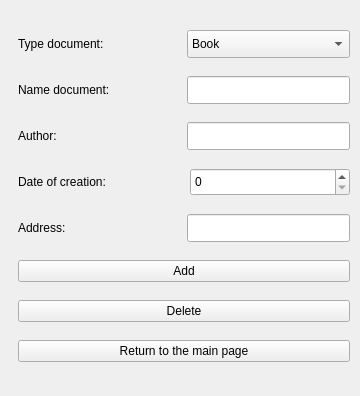
<?xml version="1.0" encoding="UTF-8"?>
<ui version="4.0">
 <class>MainWindow</class>
 <widget class="QMainWindow" name="MainWindow">
  <property name="geometry">
   <rect>
    <x>0</x>
    <y>0</y>
    <width>360</width>
    <height>396</height>
   </rect>
  </property>
  <property name="sizePolicy">
   <sizepolicy hsizetype="Fixed" vsizetype="Fixed">
    <horstretch>0</horstretch>
    <verstretch>0</verstretch>
   </sizepolicy>
  </property>
  <property name="minimumSize">
   <size>
    <width>360</width>
    <height>396</height>
   </size>
  </property>
  <property name="windowTitle">
   <string>Library</string>
  </property>
  <widget class="QWidget" name="centralwidget">
   <layout class="QVBoxLayout" name="verticalLayout_3">
    <item>
     <widget class="QStackedWidget" name="stackedWidget">
      <property name="enabled">
       <bool>true</bool>
      </property>
      <property name="minimumSize">
       <size>
        <width>350</width>
        <height>256</height>
       </size>
      </property>
      <property name="currentIndex">
       <number>1</number>
      </property>
      <widget class="QWidget" name="page">
       <layout class="QVBoxLayout" name="verticalLayout_2">
        <item>
         <layout class="QHBoxLayout" name="horizontalLayout">
          <item>
           <widget class="QLabel" name="label">
            <property name="text">
             <string>Type document:</string>
            </property>
           </widget>
          </item>
          <item>
           <widget class="QComboBox" name="cb_getType">
            <property name="minimumSize">
             <size>
              <width>160</width>
              <height>28</height>
             </size>
            </property>
            <item>
             <property name="text">
              <string>All types</string>
             </property>
            </item>
            <item>
             <property name="text">
              <string>Book</string>
             </property>
            </item>
            <item>
             <property name="text">
              <string>Abstract</string>
             </property>
            </item>
            <item>
             <property name="text">
              <string>Newspaper</string>
             </property>
            </item>
            <item>
             <property name="text">
              <string>Magazine</string>
             </property>
            </item>
            <item>
             <property name="text">
              <string>Map</string>
             </property>
            </item>
            <item>
             <property name="text">
              <string>Manuscript</string>
             </property>
            </item>
           </widget>
          </item>
         </layout>
        </item>
        <item>
         <layout class="QHBoxLayout" name="horizontalLayout_2">
          <item>
           <widget class="QLabel" name="label_2">
            <property name="text">
             <string>Name document:</string>
            </property>
           </widget>
          </item>
          <item>
           <widget class="QLineEdit" name="l_getName">
            <property name="sizePolicy">
             <sizepolicy hsizetype="Preferred" vsizetype="Fixed">
              <horstretch>0</horstretch>
              <verstretch>0</verstretch>
             </sizepolicy>
            </property>
            <property name="minimumSize">
             <size>
              <width>160</width>
              <height>28</height>
             </size>
            </property>
           </widget>
          </item>
         </layout>
        </item>
        <item>
         <layout class="QHBoxLayout" name="horizontalLayout_3">
          <item>
           <widget class="QLabel" name="label_3">
            <property name="text">
             <string>Author:</string>
            </property>
           </widget>
          </item>
          <item>
           <widget class="QLineEdit" name="l_getAuthor">
            <property name="sizePolicy">
             <sizepolicy hsizetype="Preferred" vsizetype="Fixed">
              <horstretch>0</horstretch>
              <verstretch>0</verstretch>
             </sizepolicy>
            </property>
            <property name="minimumSize">
             <size>
              <width>160</width>
              <height>28</height>
             </size>
            </property>
           </widget>
          </item>
         </layout>
        </item>
        <item>
         <layout class="QHBoxLayout" name="horizontalLayout_4">
          <item>
           <widget class="QLabel" name="label_5">
            <property name="text">
             <string>Date of creation:</string>
            </property>
           </widget>
          </item>
          <item>
           <widget class="QLabel" name="label_4">
            <property name="text">
             <string/>
            </property>
           </widget>
          </item>
          <item>
           <widget class="QSpinBox" name="sb_getDate">
            <property name="sizePolicy">
             <sizepolicy hsizetype="Preferred" vsizetype="Fixed">
              <horstretch>0</horstretch>
              <verstretch>0</verstretch>
             </sizepolicy>
            </property>
            <property name="minimumSize">
             <size>
              <width>160</width>
              <height>28</height>
             </size>
            </property>
           </widget>
          </item>
         </layout>
        </item>
        <item>
         <layout class="QHBoxLayout" name="horizontalLayout_9">
          <item>
           <widget class="QLabel" name="label_11">
            <property name="text">
             <string>Address:</string>
            </property>
           </widget>
          </item>
          <item>
           <widget class="QLineEdit" name="l_getAddress">
            <property name="sizePolicy">
             <sizepolicy hsizetype="Preferred" vsizetype="Fixed">
              <horstretch>0</horstretch>
              <verstretch>0</verstretch>
             </sizepolicy>
            </property>
            <property name="minimumSize">
             <size>
              <width>160</width>
              <height>28</height>
             </size>
            </property>
           </widget>
          </item>
         </layout>
        </item>
        <item>
         <widget class="QPushButton" name="b_search">
          <property name="text">
           <string>Search</string>
          </property>
         </widget>
        </item>
        <item>
         <widget class="QPushButton" name="b_changeDocuments">
          <property name="text">
           <string>Add or delete</string>
          </property>
         </widget>
        </item>
       </layout>
      </widget>
      <widget class="QWidget" name="page_2">
       <layout class="QVBoxLayout" name="verticalLayout">
        <item>
         <layout class="QHBoxLayout" name="horizontalLayout_5">
          <item>
           <widget class="QLabel" name="label_6">
            <property name="text">
             <string>Type document:</string>
            </property>
           </widget>
          </item>
          <item>
           <widget class="QComboBox" name="cb_setType">
            <property name="minimumSize">
             <size>
              <width>160</width>
              <height>28</height>
             </size>
            </property>
            <item>
             <property name="text">
              <string>Book</string>
             </property>
            </item>
            <item>
             <property name="text">
              <string>Abstract</string>
             </property>
            </item>
            <item>
             <property name="text">
              <string>Newspaper</string>
             </property>
            </item>
            <item>
             <property name="text">
              <string>Magazine</string>
             </property>
            </item>
            <item>
             <property name="text">
              <string>Manuscript</string>
             </property>
            </item>
            <item>
             <property name="text">
              <string>Map</string>
             </property>
            </item>
           </widget>
          </item>
         </layout>
        </item>
        <item>
         <layout class="QHBoxLayout" name="horizontalLayout_6">
          <item>
           <widget class="QLabel" name="label_7">
            <property name="text">
             <string>Name document:</string>
            </property>
           </widget>
          </item>
          <item>
           <widget class="QLineEdit" name="l_setName">
            <property name="sizePolicy">
             <sizepolicy hsizetype="Preferred" vsizetype="Fixed">
              <horstretch>0</horstretch>
              <verstretch>0</verstretch>
             </sizepolicy>
            </property>
            <property name="minimumSize">
             <size>
              <width>160</width>
              <height>28</height>
             </size>
            </property>
           </widget>
          </item>
         </layout>
        </item>
        <item>
         <layout class="QHBoxLayout" name="horizontalLayout_7">
          <item>
           <widget class="QLabel" name="label_8">
            <property name="text">
             <string>Author:</string>
            </property>
           </widget>
          </item>
          <item>
           <widget class="QLineEdit" name="l_setAuthor">
            <property name="sizePolicy">
             <sizepolicy hsizetype="Preferred" vsizetype="Fixed">
              <horstretch>0</horstretch>
              <verstretch>0</verstretch>
             </sizepolicy>
            </property>
            <property name="minimumSize">
             <size>
              <width>160</width>
              <height>28</height>
             </size>
            </property>
           </widget>
          </item>
         </layout>
        </item>
        <item>
         <layout class="QHBoxLayout" name="horizontalLayout_8">
          <item>
           <widget class="QLabel" name="label_9">
            <property name="text">
             <string>Date of creation:</string>
            </property>
           </widget>
          </item>
          <item>
           <widget class="QLabel" name="label_10">
            <property name="text">
             <string/>
            </property>
           </widget>
          </item>
          <item>
           <widget class="QSpinBox" name="sb_setDate">
            <property name="sizePolicy">
             <sizepolicy hsizetype="Preferred" vsizetype="Fixed">
              <horstretch>0</horstretch>
              <verstretch>0</verstretch>
             </sizepolicy>
            </property>
            <property name="minimumSize">
             <size>
              <width>160</width>
              <height>28</height>
             </size>
            </property>
           </widget>
          </item>
         </layout>
        </item>
        <item>
         <layout class="QHBoxLayout" name="horizontalLayout_10">
          <item>
           <widget class="QLabel" name="label_12">
            <property name="text">
             <string>Address:</string>
            </property>
           </widget>
          </item>
          <item>
           <widget class="QLineEdit" name="l_setAddress">
            <property name="sizePolicy">
             <sizepolicy hsizetype="Preferred" vsizetype="Fixed">
              <horstretch>0</horstretch>
              <verstretch>0</verstretch>
             </sizepolicy>
            </property>
            <property name="minimumSize">
             <size>
              <width>160</width>
              <height>28</height>
             </size>
            </property>
           </widget>
          </item>
         </layout>
        </item>
        <item>
         <widget class="QPushButton" name="b_addDocuments">
          <property name="text">
           <string>Add</string>
          </property>
         </widget>
        </item>
        <item>
         <widget class="QPushButton" name="b_deleteDocuments">
          <property name="text">
           <string>Delete</string>
          </property>
         </widget>
        </item>
        <item>
         <widget class="QPushButton" name="b_return">
          <property name="text">
           <string>Return to the main page</string>
          </property>
         </widget>
        </item>
       </layout>
      </widget>
     </widget>
    </item>
   </layout>
  </widget>
 </widget>
 <resources/>
 <connections/>
</ui>
